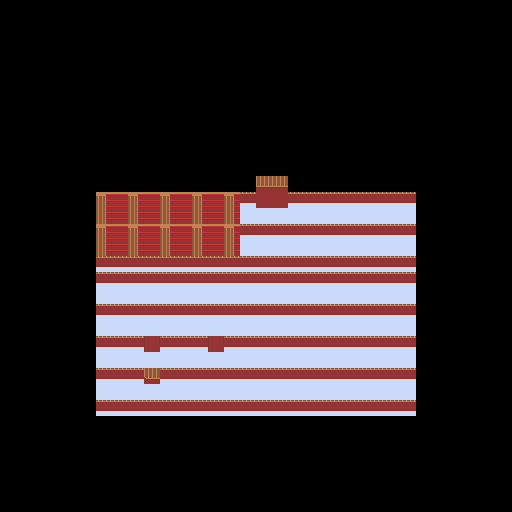

Tiled map render using the project's own tile images. Description and the map definition, with tile-layer contents summarised, below:
An orthogonal 32x32 tile map with 16x16 px tiles, 4 tile layers (background, buildings, midGround, foreGround), 2 tilesets and 1 object.

<map version="1.2" tiledversion="1.3.0" orientation="orthogonal" renderorder="right-down" compressionlevel="0" width="32" height="32" tilewidth="16" tileheight="16" infinite="0" nextlayerid="9" nextobjectid="35">
 <tileset firstgid="1" source="InteriorSpriteSheet.tsx" />
 <tileset firstgid="10001" source="MasterSpriteSheet.tsx" />
 <layer id="1" name="background" width="32" height="32">
  <data>[1024 cells, 340 non-empty, 14 distinct tile ids]</data>
 </layer>
 <layer id="3" name="buildings" width="32" height="32">
  <data>[1024 cells, 114 non-empty, 44 distinct tile ids]</data>
 </layer>
 <layer id="4" name="midGround" width="32" height="32">
  <data>[1024 cells, 9 non-empty, 9 distinct tile ids]</data>
 </layer>
 <layer id="5" name="foreGround" width="32" height="32">
  <data>[1024 cells, 26 non-empty, 16 distinct tile ids]</data>
 </layer>
 <objectgroup id="8" name="Portal">
  <object id="34" x="277" y="405" width="37" height="6.6667">
   <properties>
    <property name="Click" value="false" />
    <property name="SafteyOffSetX" value="0" />
    <property name="SafteyOffSetY" value="-50" />
    <property name="standardFrom" value="Cafe" />
    <property name="standardTo" value="OverWorld" />
   </properties>
  </object>
 </objectgroup>
</map>
